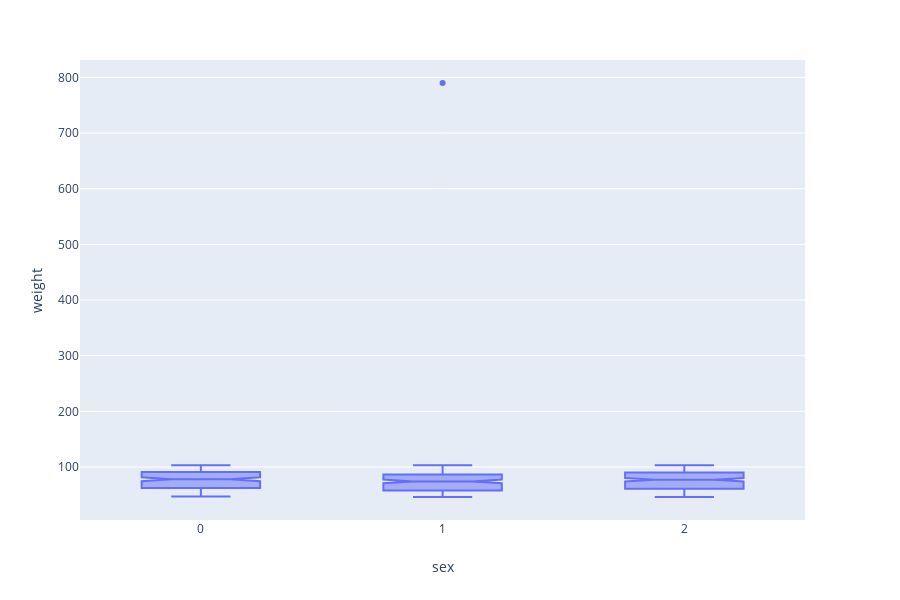

Write notebook code for a chart like this one.
### Code cell
fig = px.box(gym, x = 'sex', y = 'weight', notched = True)
fig.show()

### Figure 1 — Plotly figure (JSON) as saved in the notebook; plotly's stock layout.template omitted (floating-point values rounded to 4 significant figures; data arrays with more than 128 entries replaced by an {"elided": "..."} marker saying what was removed)
{"data": [{"alignmentgroup": "True", "hoverlabel": {"namelength": 0}, "hovertemplate": "sex=%{x}<br>weight=%{y}", "legendgroup": "", "marker": {"color": "#636efa"}, "name": "", "notched": true, "offsetgroup": "", "orientation": "v", "showlegend": false, "type": "box", "x": {"elided": "543 int values"}, "x0": " ", "xaxis": "x", "y": {"elided": "543 int values"}, "y0": " ", "yaxis": "y"}], "layout": {"boxmode": "group", "height": 600, "legend": {"tracegroupgap": 0}, "margin": {"t": 60}, "xaxis": {"anchor": "y", "domain": [0, 0.98], "title": {"text": "sex"}}, "yaxis": {"anchor": "x", "domain": [0, 1], "title": {"text": "weight"}}}}
